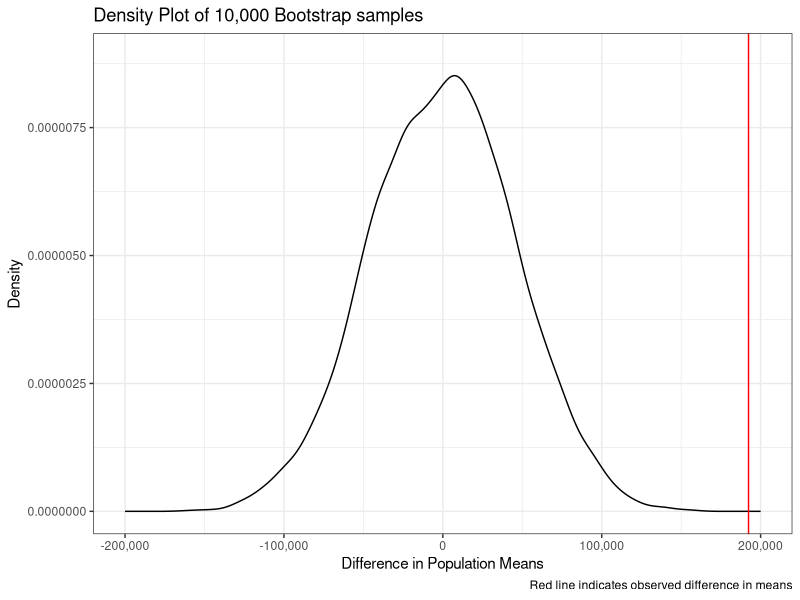

The R source for this figure:
## ---- chunk 1
library(tidyverse)
library(scales)
library(utils)

data <- read_csv("Japan_population_data.csv")
data <- data[data$year > 1955,] #at this stage years are decimals, so this does include 1955 
data <- data[data$region == "Tohoku" | data$region == "Kyushu",]

north <- data[data$region == "Tohoku",]
south <- data[data$region == "Kyushu",]

tohoku <- aggregate(north$population, by = list(north$year), FUN = mean)
colnames(tohoku) <- c("Year", "Population")
tohoku$Year <- floor(tohoku$Year) 
tohoku$Region <- "Tohoku (North)"

kyushu <- aggregate(south$population, by = list(south$year), FUN = mean)
colnames(kyushu) <- c("Year", "Population")
kyushu$Year <- floor(kyushu$Year)
kyushu$Region <- "Kyushu (South)"

df <- rbind(tohoku, kyushu)
#df #Here is the finished dataframe that will be analyzed

## ---- chunk 2
choose(26,13)
## ---- chunk 3
set.seed(10920534)
perm_test_diff_mn <- function(v1, v2, replace = FALSE) {
  all <- c(v1, v2)
  smp <- sample(all, length(all)) #samples without replacement. Essentially it mixes up the groups and lines them up.
  new_v1 <- smp[1:length(v1)]    #take the first half
  new_v2 <- smp[(length(v1)+1): length(all)] #take the second half
  
  return (mean(new_v2) - mean(new_v1)) #return difference of means
}
tru_diff_mn <- mean(kyushu$Population) - mean(tohoku$Population)
reps_f <- replicate(10000, perm_test_diff_mn(tohoku$Population, kyushu$Population, replace = FALSE))
reps_t <- replicate(10000, perm_test_diff_mn(tohoku$Population, kyushu$Population, replace = TRUE))
## ---- chunk 4
p <- ggplot(data.frame(reps_f), aes(x = reps_f))
perm_plt <- p + 
  geom_density() +
  geom_vline(xintercept = tru_diff_mn, col = "red")+
  theme_bw() +
  xlab("Difference in Population Means") +
  ylab("Density") +
  labs(title = "?", caption = "Red line indicates observed difference in means") +
  scale_y_continuous(label = comma, limits = c(0, .0000089)) + 
  scale_x_continuous(limits = c(-200000, 200000), label = comma)

q <- ggplot(data.frame(reps_t), aes(x = reps_t))
q + 
  geom_density() +
  geom_vline(xintercept = tru_diff_mn, col = "red")+
  theme_bw() +
  xlab("Difference in Population Means") +
  ylab("Density") +
  labs(title = "Density Plot of 10,000 Bootstrap samples", caption = "Red line indicates observed difference in means") +
  scale_y_continuous(label = comma, limits = c(0, .0000089)) + 
  scale_x_continuous(limits = c(-200000, 200000), label = comma)

## ---- chunk 5
perc99 <- quantile(reps_f, .99)
tru_diff_mn - perc99
